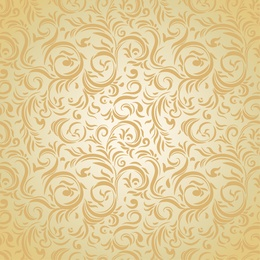
%> input picture homework2/textured3.jpg, 260 x 260 px, shrunk from 1000 x 1000 before the run
$ octave --eval "result = HW23;"   (GNU Octave 9; MATLAB toolbox functions it lacks are replaced by stand-ins)
%> lines starting %> are read from the running program, lines starting %| are printed output that depends on the picture
function hehe=HW23()
clear;
pic = double(imread('textured3.jpg'))/255; %read color img
[width height l]=size(pic);
%> width = 260; height = 260; l = 3
width=width/4;
%> width = 65
height=height/4;
%> height = 65
seg=mat2cell(pic,4*ones(1,width),4*ones(1,height),3);
[m n]=size(seg);
%> m = 65; n = 65
for i=1:m
    for j=1:n
        h=cell2mat(seg(i,j));
        R=h(:,:,1);
        G=h(:,:,2);
        B=h(:,:,3);
        R=sum(sum(R))/16;
        G=sum(sum(G))/16;
        B=sum(sum(B))/16;
        feature(i,j,1)=R;
        feature(i,j,2)=G;
        feature(i,j,3)=B;
        [LL LH HL HH]=HW22(h);
        feature(i,j,4)=figure(HL);
        feature(i,j,5)=figure(LH);
        feature(i,j,6)=figure(HH);
    end
end
origin=zeros(1,6);
for i=1:m
    for j=1:n
         origin=[origin;feature(i,j,1),feature(i,j,2),feature(i,j,3),feature(i,j,4),feature(i,j,5),feature(i,j,6)];
    end
end
origin(1,:)=[];
%这里是分为几类
k=5;
[Idx,center,sumD,D]=kmeans(origin,k);  %Idx存储的是每个点的聚类标号，center存储的是k个聚类质心的位置,sumD存储的是类间所有点与该类质心点距离之和，D存储的是每个点与所有质心的距离
%> Idx = 4225 values, max 5 at index 422, min 1 at index 2, mean 2.89; center = [0.875 0.776 0.552 0.607 0.626 0.573; 0.902 0.831 0.653 0.731 0.572 0.618; 0.89 0.809 0.612 0.678 0.737 0.643; 0.877 0.782 0.564 0.614 0.611 0.721; 0.936 0.883 0.749 0.598 0.641 0.639]; sumD = [14.48; 11.04; 13.93; 13.66; 16.62]
Idx=Idx';
%hist(Idx,10);
l=length(seg);
%> l = 65
for h=1:k
    pos=find(Idx==h);
    number=length(pos);
    for num=1:number
        i=floor(pos(1,num)/n);
        j=mod(pos(1,num),n);
        if j==0
            j=n;
        else
            i=i+1;
        end
        segment=cell2mat(seg(i,j)); %此时给这个类重新上色
        R=[1,1,1,1;1,1,1,1;1,1,1,1;1,1,1,1;];
        G=R;
        B=R;
        if(h==1)
            R=zeros(4,4);
        elseif(h==2)
            G=zeros(4,4);
        elseif(h==3)
            B=zeros(4,4);
        elseif(h==4)
            R=zeros(4,4);
            G=zeros(4,4);
        elseif(h==5)
            R=zeros(4,4);
            B=zeros(4,4);
        elseif(h==6)
            G=zeros(4,4);
            B=zeros(4,4);
        end
        segment(:,:,1)=R;
        segment(:,:,2)=G;
        segment(:,:,3)=B;
        seg(i,j)=mat2cell(segment,4,4,3);
    end
end
%> this loop made 5 passes
%> number on passes 1 to 5: 1106, 653, 786, 963, 717
%> after the loop, seg = 4225 items
pic=cell2mat(seg);
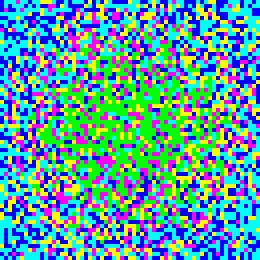
%> pic: size 260x260x3 double; mean R, G, B 0.341, 0.618, 0.644
%imshow(pic);
imwrite(pic,'textured3k5.bmp'); %save the bmp
return;

function one=figure(C)
    a=C(1,1);
    b=C(1,2);
    c=C(2,1);
    d=C(2,2);
    one=sqrt(1/4*(a^2+b^2+c^2+d^2));
return;
%> (the run ends here)

$ run again, with homework2/textured2.jpg copied over homework2/textured3.jpg
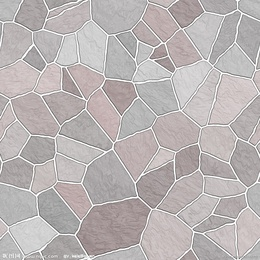
%> input picture homework2/textured2.jpg, 260 x 260 px, shrunk from 1024 x 1024 before the run
%> Idx = 4225 values, max 5 at index 12, min 1 at index 1, mean 2.98; center = [0.749 0.729 0.728 0.732 0.589 0.621; 0.657 0.627 0.627 0.633 0.634 0.632; 0.748 0.725 0.724 0.649 0.746 0.629; 0.749 0.727 0.727 0.605 0.619 0.736; 0.761 0.74 0.739 0.576 0.599 0.578]; sumD = [11.97; 18.33; 14.72; 12.17; 10.41]
%> the loop in HW23, `for h=1:k` made 5 passes
%> number on passes 1 to 5: 812, 942, 835, 796, 840
%> after the loop in HW23, `for h=1:k`: seg = 4225 items
%> in HW23, `pic=cell2mat(seg);`:
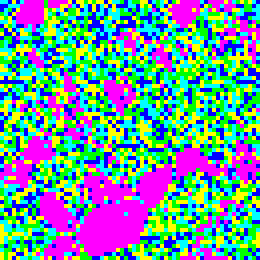
%> pic: size 260x260x3 double; mean R, G, B 0.421, 0.589, 0.604
